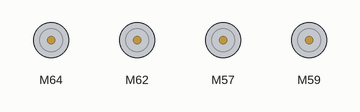
The sketch below on a simulated Arduino Mega 2560, built with avr-gcc and run on an emulated ATmega2560. On the bench: 4 × DC motor (green arrow = forward, orange = backward, longer = faster).

Above: at 2.0 s.
At 14.5 s:
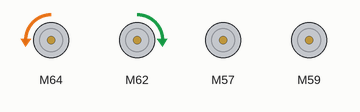
At 21.5 s:
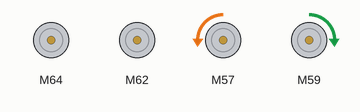
At 28.5 s:
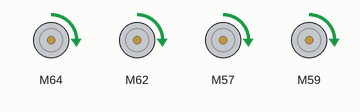
At 39.0 s:
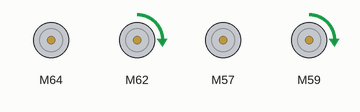
At 60.5 s:
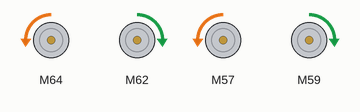
Timing chart, 0 to 68.9 s (numbered marks = the images above):
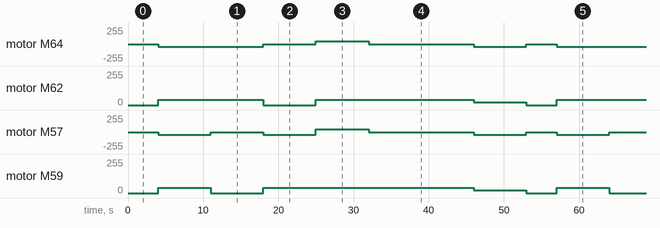

The sketch:

DriveSequence.ino
```cpp
#include <SparkFun_TB6612.h>

#define FAIN1 A10
#define FBIN1 A8
#define FAIN2 A11
#define FBIN2 A7
#define FPWMA 10
#define FPWMB 11
#define FSTBY A9

#define RAIN1 A5
#define RBIN1 A3
#define RAIN2 A6
#define RBIN2 A2
#define RPWMA 8
#define RPWMB 9
#define RSTBY A4

const int FOffsetA = -1; // Direction offset for A channel
const int FOffsetB = 1; // Direction offset for B channel
const int ROffsetA = 1; // Direction offset for A channel
const int ROffsetB = -1; // Direction offset for B channel
Motor motorFL = Motor(FAIN1, FAIN2, FPWMA, FOffsetA, FSTBY);
Motor motorFR = Motor(FBIN1, FBIN2, FPWMB, FOffsetB, FSTBY);
Motor motorRL = Motor(RBIN1, RBIN2, RPWMB, ROffsetB, RSTBY);
Motor motorRR = Motor(RAIN1, RAIN2, RPWMA, ROffsetA, RSTBY);

void setup()
{
}


void loop()
{
  // Initialization
  brake(motorFL, motorFR);
  brake(motorRL, motorRR);
  delay(4000);

  // All-wheel drive
  forward(motorFL, motorFR, 40);
  forward(motorRL, motorRR, 40);
  delay(7000);

  // Front-wheel drive
  forward(motorFL, motorFR, 40);
  brake(motorRL, motorRR);
  delay(7000);

  // Rear-wheel drive
  brake(motorFL, motorFR);
  forward(motorRL, motorRR, 40);
  delay(7000);

  // Neutral-steer drive
  left(motorFL, motorFR, 80);
  left(motorRL, motorRR, 80);
  delay(7000);

  // Pivot-steer drive
  motorFL.brake();
  motorRL.brake();
  motorFR.drive(40, 7000);
  motorRR.drive(40, 7000);

  // Torque-vector drive
  motorFL.drive(40);
  motorFR.drive(20);
  motorRL.drive(40);
  motorRR.drive(20);
  delay(7000);
}
```

Measured:
- by itself, motor M62: repeats every 53.0 s: stopped 7.0 s, forward 40/255 21.0 s, forward 20/255 7.0 s, stopped 4.0 s, forward 40/255 14.0 s
- by itself, motor M59: repeats every 53.0 s: stopped 7.0 s, forward 40/255 28.0 s, forward 20/255 7.0 s, stopped 4.0 s, forward 40/255 7.0 s
- by itself, motor M64: repeats every 53.0 s: stopped 7.0 s, forward 40/255 7.0 s, stopped 14.0 s, backward 40/255 7.0 s, stopped 4.0 s, backward 40/255 14.0 s
- by itself, motor M57: repeats every 53.0 s: stopped 7.0 s, backward 40/255 7.0 s, forward 40/255 7.0 s, stopped 14.0 s, backward 40/255 7.0 s, stopped 4.0 s, backward 40/255 7.0 s
